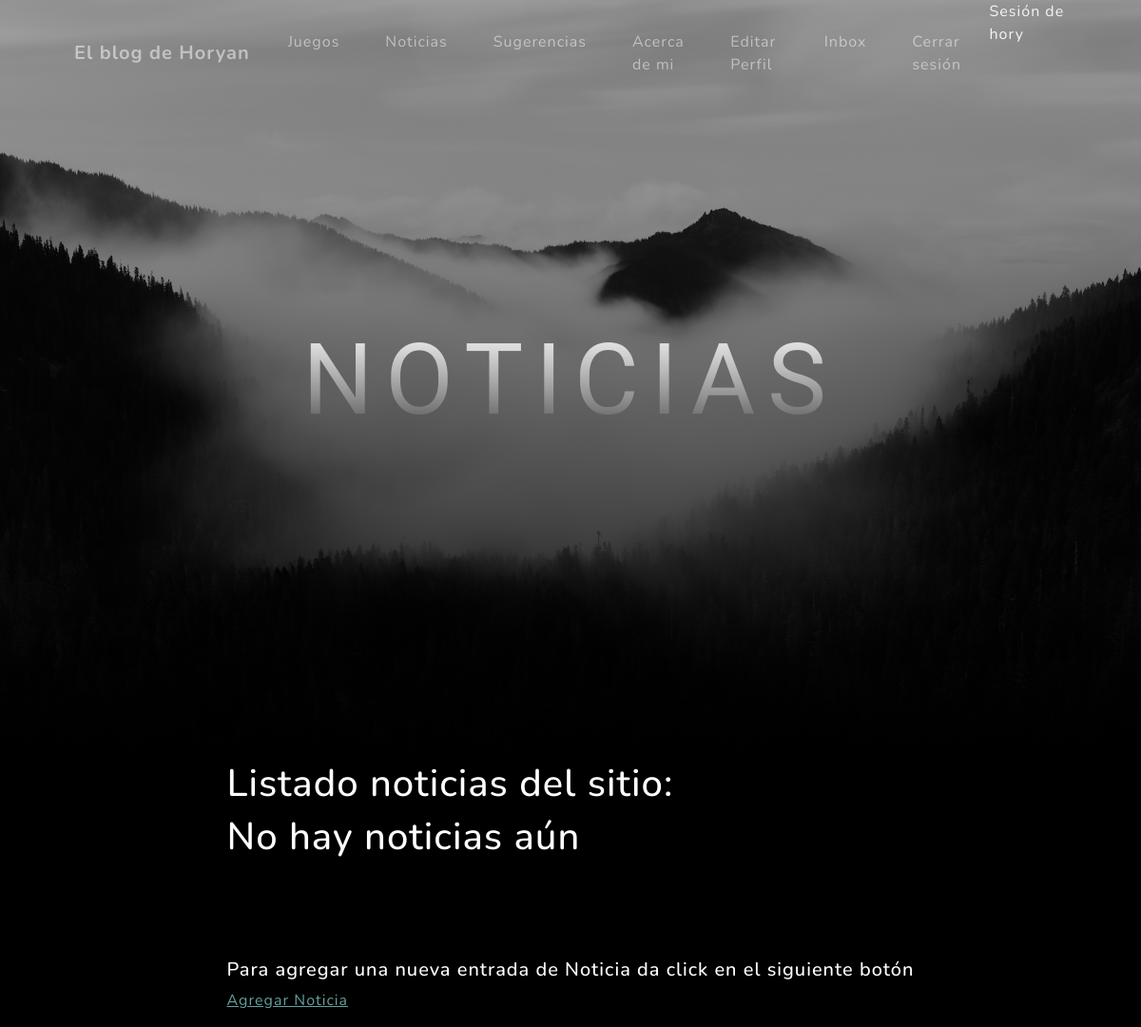
The page /App/noticia/list (signed in) on the database as committed earlier.
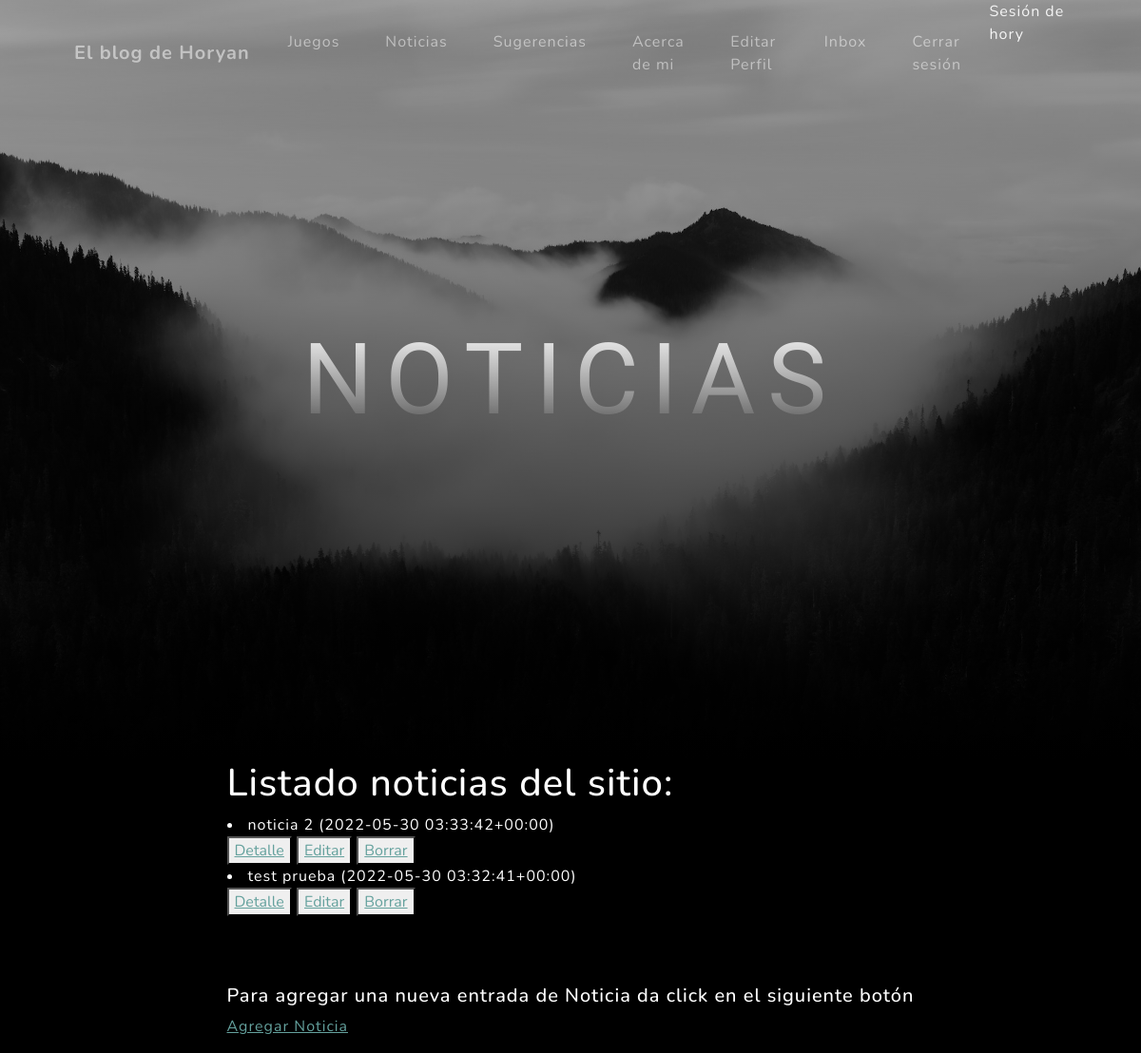
The same page on the database as committed later.
### App/models.py (models this page shows)
class Noticia(models.Model):
    titulo = models.CharField(max_length=50)
    texto = RichTextField()
    imagen = models.ImageField()
    fecha =  models.DateTimeField(default=timezone.now)
    autor = models.ForeignKey(User, on_delete=models.CASCADE, blank= True, null=True)
    def __str__(self):
        return self.titulo+" ("+str(self.fecha)+")"

### App/views.py (the view)
# urls.py: path('noticia/list', NoticiasList.as_view(), name = 'noticia_listar'),
class NoticiasList(ListView):
    model = Noticia
    template_name= 'App/noticia_list.html'

### App/templates/App/noticia_list.html
{% extends "App/padre.html" %}
{% load static %}
{% block titulo %}
<H1 class="mx-auto my-0 text-uppercase"> Noticias </H1>
{% endblock %}
{% block contenidoQueCambia %}
<body style="background-color:black"></body>
<form method="post" enctype="multipart/form-data">
    <H1 style="color:white"> Listado noticias del sitio: </H1>
    {% if object_list %}
        {% for noticia in object_list reversed %}
            <li style="color:white">{{noticia}}</li>
            <button>
                <a href="{% url 'noticia_detalle' noticia.id %}">Detalle</a>
            </button>
            <button>
                <a href="{% url 'noticia_editar' noticia.id %}">Editar</a>
            </button>
            <button>
                <a href="{% url 'noticia_borrar' noticia.id %}">Borrar</a>
            </button>
        {% endfor %}
    {% else %}
    <H1 style="color:white"> No hay noticias aún </H1>
    {% endif %}
        <br> <br>
        <br> <br>
        <h5 style="color:white"> Para agregar una nueva entrada de Noticia da click en el siguiente botón </h5>
        <p>
            <a href="{% url 'noticia_crear' %}">Agregar Noticia</a>
        </p>
</form>
</body>
{% endblock %}

Rows that differ between the two databases and show on the page:
added Noticia: titulo+fecha "noticia 2 (2022-05-30 03:33:42+00:00)"
added Noticia: titulo+fecha "test prueba (2022-05-30 03:32:41+00:00)"
Other text that changed with them:
text no longer shown: "No hay noticias aún"
